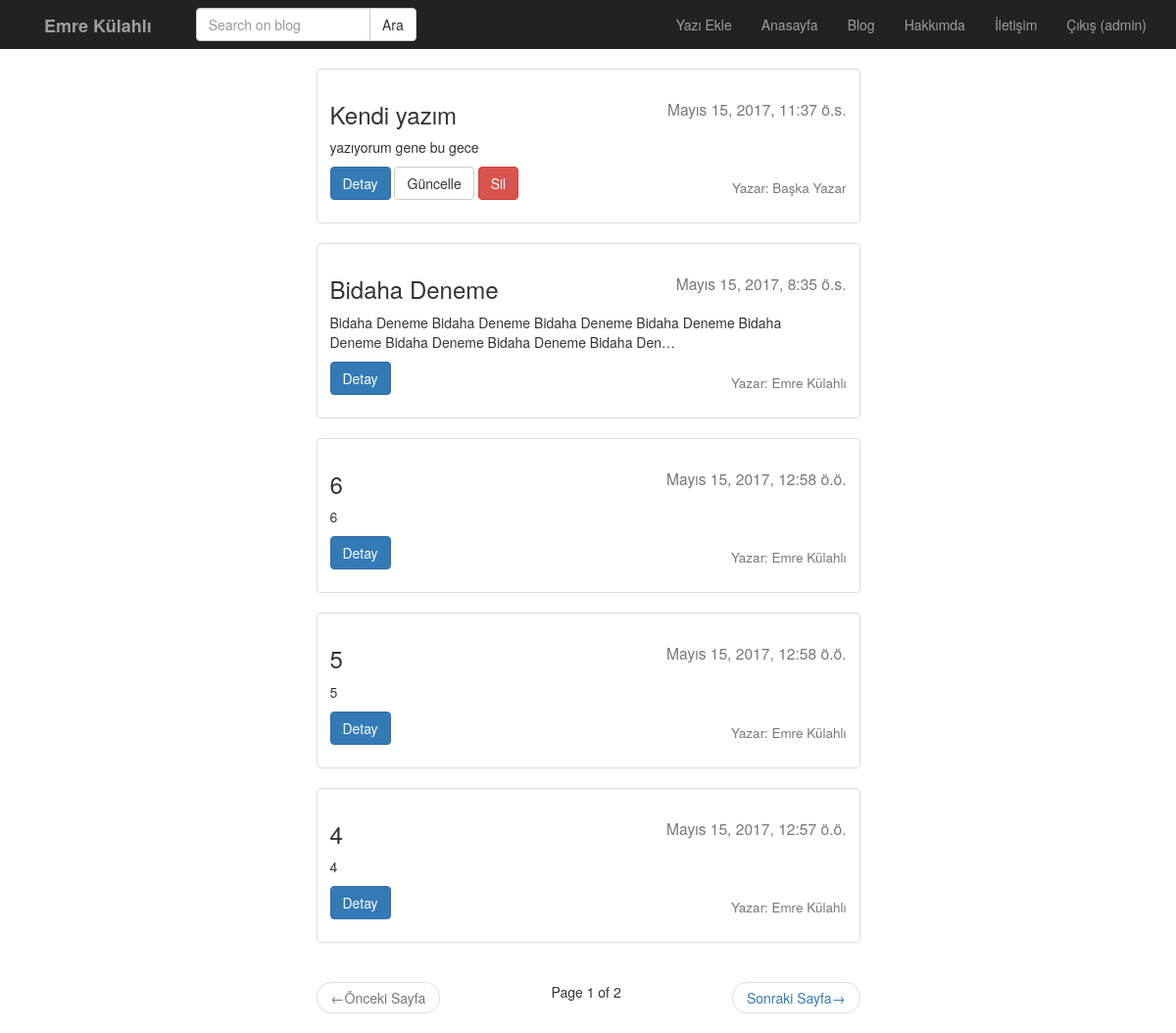
Screenshot of /post/index/ (signed in) with the database file from the repository.
### post/models.py (models this page shows, shortened)
class Post(models.Model):
    user = models.ForeignKey('auth.User', verbose_name='Yazar', related_name='posts')
    title = models.CharField(max_length=120, verbose_name= 'Başlık')
    content = RichTextField(verbose_name='İçerik')
    publishing_date = models.DateTimeField(verbose_name='Yayımlanma Tarihi', auto_now_add=True)
    image = models.ImageField(null=True, blank=True)
    slug = models.SlugField(unique=True, editable=False, max_length=130)
    def get_absolute_url(self):
        return reverse('post:detail', kwargs={'slug': self.slug})
    def get_update_url(self):
        return reverse('post:update', kwargs={'slug': self.slug})
    def get_delete_url(self):
        return reverse('post:delete', kwargs={'slug': self.slug})
    class Meta:
        ordering = ['-publishing_date']

### post/views.py (the view)
def post_index(request):
    post_list = Post.objects.all()
    query = request.GET.get('q')
    if query:
        post_list = post_list.filter(Q(title__icontains=query) |
                                     Q(content__icontains=query) |
                                     Q(user__first_name__icontains=query) |
                                     Q(user__last_name__icontains=query)
                                     ).distinct()
    paginator = Paginator(post_list, 5)  # Show 25 contacts per page
    page = request.GET.get('page')
    try:
        posts = paginator.page(page)
    except PageNotAnInteger:
        posts = paginator.page(1)
    except EmptyPage:
        posts = paginator.page(paginator.num_pages)
    return render(request, 'post/index.html', {'posts': posts})

### templates/post/index.html (shortened to what this page needs)
{% extends 'base.html' %}
{% block body %}
    <div class="container">
    {% for post in posts %}
        <div class="row">
          <div class="col-md-6 col-md-offset-3">
            <div class="thumbnail">
              <div class="caption">
                <h3>{{ post.title }}<small style="float: right;">{{ post.publishing_date }}</small></h3>
                <p>{{ post.content|safe|linebreaks|truncatechars:150 }}</p>
                  <h4 style="float: right;"><small>Yazar: {{ post.user.get_full_name }}</small></h4>
                <p> <a href="{{ post.get_absolute_url }}" class="btn btn-primary" role="button">Detay</a>
                      {% if request.user.is_superuser and post.user.get_full_name == user.get_full_name %}
                         <a href="{{ post.get_update_url }}" class="btn btn-default" role="button">Güncelle</a>
                         <a href="{{ post.get_delete_url }}" class="btn btn-danger" role="button">Sil</a>
                      {% endif %}
                </p>
              </div>
            </div>
          </div>
        </div>
    {% endfor %}
        <div class="row">
            <div class="col-md-6 col-md-offset-3">
                <nav aria-label="Pager">
                  <ul class="pager">
                      {% if not posts.has_previous %}
                            <li class="previous disabled">
                                <a><span aria-hidden="true">&larr;</span>Önceki Sayfa</a>
                            </li>
                      {% else %}
                    <li class="previous">
                        <a href="?page={{ posts.previous_page_number }}{% if request.GET.q %}&q={{ request.GET.q }}{% endif %}"><span aria-hidden="true">&larr;</span>Önceki Sayfa</a>
                     {% endif %}
                      Page {{ posts.number }} of {{ posts.paginator.num_pages }}
                      {% if posts.has_next %}
                        <li class="next">
                        <a href="?page={{ posts.next_page_number }}{% if request.GET.q %}&q={{ request.GET.q }}{% endif %}">Sonraki Sayfa<span aria-hidden="true">&rarr;</span></a>
                        </li>
                      {% else %}
                          <li class="next disabled">
                                <a>Sonraki Sayfa<span aria-hidden="true">&rarr;</span></a>
                          </li>
                      {% endif %}
                  </ul>
                </nav>
            </div>
        </div>
</div>
{% endblock %}

### templates/header.html (shortened to what this page needs)
<nav class="navbar-inverse navbar-fixed-top" role="banner">
    <div class="container">
        <div class="navbar-header">
            <a href="{% url 'home' %}" class="navbar-brand"><strong>Emre Külahlı</strong></a>
        </div>
        <nav class="collapse navbar-collapse" role="navigation">
        <div class="col-sm-3 col-md-3">
            <form class="navbar-form navbar-left" role="search" method="GET" action="{{ request.GET.q }}">
                <div class="input-group">
                    <input class="form-control" type="text" name="q" placeholder="Search on blog" value="" >
                    <span class="input-group-btn">
                        <input class="btn btn-default" type="submit" value="Ara">
                    </span>
                </div>
            </form>
        </div>
            <ul class="nav navbar-nav navbar-right">
                {% if perms.post.add_post %}
                    <li><a href="{% url 'post:create' %}">Yazı Ekle</a></li>
                {% endif %}
                <li><a href="{% url 'home' %}">Anasayfa</a></li>
                <li><a href="{% url 'post:index' %}">Blog</a></li>
                <li><a href="#">Hakkımda</a></li>
                <li><a href="#">İletişim</a></li>
                {% if not request.user.is_authenticated %}
                    <li><a href="{% url 'accounts:register' %}">Üye Ol</a></li>
                    <li><a href="{% url 'accounts:login' %}">Giriş</a></li>
                {% else %}
                    <li><a href="{% url 'accounts:logout' %}">Çıkış ({{ request.user.username }})</a></li>
                {% endif %}
            </ul>
        </nav>
    </div>
</nav>

### static/css/style.css (style rules this page uses)
body { padding-top: 70px; }

### rows the page displays
Post: title "Kendi yazım", publishing_date "Mayıs 15, 2017, 11:37 ö.s.", content "yazıyorum gene bu gece", user.get_full_name "Başka Yazar"
Post: title "Bidaha Deneme", publishing_date "Mayıs 15, 2017, 8:35 ö.s.", content "Bidaha Deneme Bidaha Deneme Bidaha Deneme Bidaha Deneme Bidaha Deneme Bidaha Deneme Bidaha Deneme Bidaha Den…", user.get_full_name "Emre Külahlı"
Post: title "6", publishing_date "Mayıs 15, 2017, 12:58 ö.ö.", content "6", user.get_full_name "Emre Külahlı"
Post: title "5", publishing_date "Mayıs 15, 2017, 12:58 ö.ö.", content "5", user.get_full_name "Emre Külahlı"
Post: title "4", publishing_date "Mayıs 15, 2017, 12:57 ö.ö.", content "4", user.get_full_name "Emre Külahlı"

### other values shown
{{ request.user.username }} "admin"
{{ posts.number }} "1"
{{ posts.paginator.num_pages }} "2"
